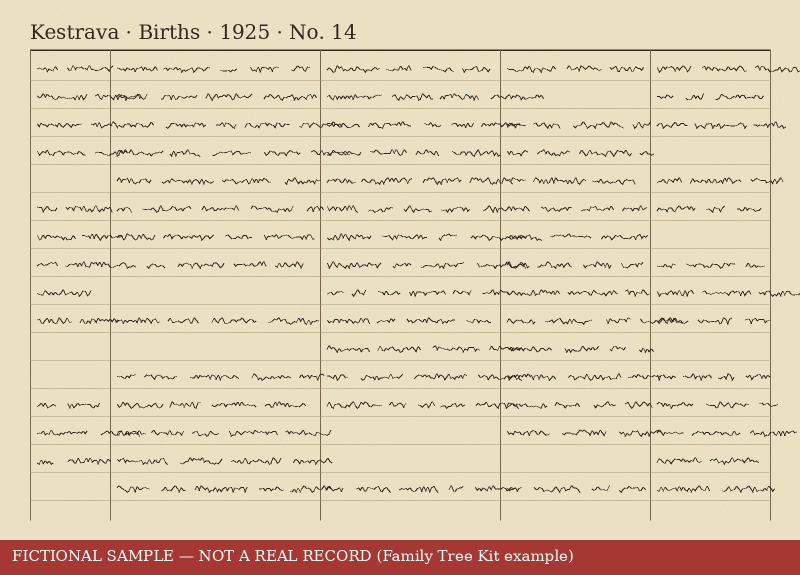
#> input picture site/example/data/records/ashdown/1925_Kestrava_B_akt14_scan009_S1.jpg, 1600 x 1150 px, given in place of ashdown, which was not available (shown at 1/2 size)
$ python contact_sheet.py out.png ../site/example/data/records/ashdown
#> lines starting #> are read from the running program, lines starting #| are printed output that depends on the picture
#!/usr/bin/env python3
"""Numbered thumbnail sheet of many scans, to find the yearly index or a given act in a large unit.

    python3 tools/contact_sheet.py OUT.jpg IMG [IMG ...] [--cols 10] [--cell 180]

Labels each thumbnail with its position (1-based) and file name stem. Read the sheet with image
reading, then download/read only the pages that matter.
"""
import argparse
import os
from PIL import Image, ImageDraw, ImageOps


def main():
    ap = argparse.ArgumentParser(description=__doc__, formatter_class=argparse.RawDescriptionHelpFormatter)
    ap.add_argument("out")
    ap.add_argument("images", nargs="+")
    ap.add_argument("--cols", type=int, default=10)
    ap.add_argument("--cell", type=int, default=180)
    a = ap.parse_args()
    cw, ch = a.cell, int(a.cell * 0.8)
    rows = (len(a.images) + a.cols - 1) // a.cols
    sheet = Image.new("L", (a.cols * (cw + 6), rows * (ch + 18)), 255)
#> sheet: PIL image 1860x162 L; every value is 255
    d = ImageDraw.Draw(sheet)
    for i, p in enumerate(a.images):
        try:
            im = ImageOps.exif_transpose(Image.open(p)).convert("L")
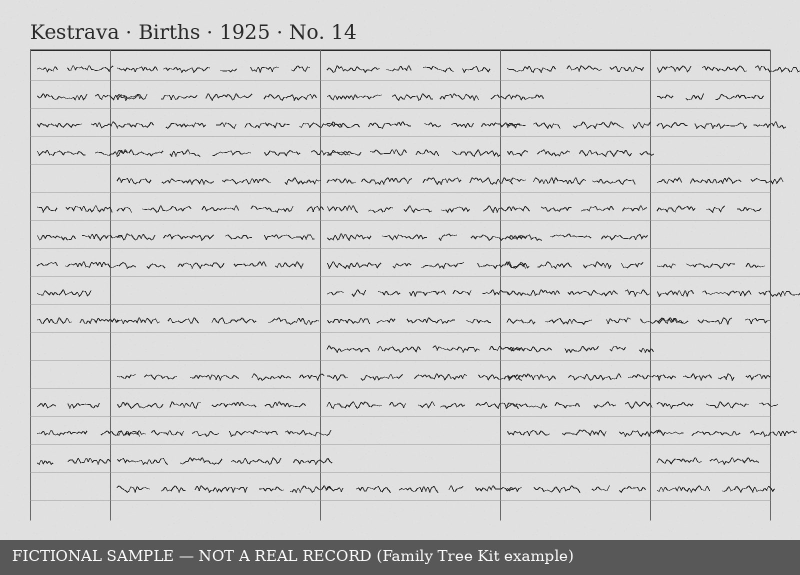
#> im: PIL image 1600x1150 L (shown at 1/2 size); min 13, max 255, mean 209.4
        except Exception as e:  # noqa: BLE001
            print("skip", p, e)
            continue
        im.thumbnail((cw, ch))
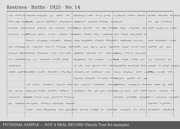
#> im: PIL image 180x129 L; min 81, max 232, mean 209.4
        x, y = (i % a.cols) * (cw + 6), (i // a.cols) * (ch + 18)
        sheet.paste(im, (x, y + 16))
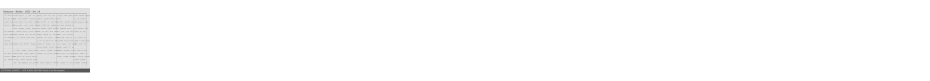
#> sheet: PIL image 1860x162 L (shown at 1/2 size); min 81, max 255, mean 251.5
        d.text((x + 2, y + 2), f"{i + 1} {os.path.splitext(os.path.basename(p))[0][:22]}", fill=0)
    sheet.save(a.out, quality=85)
    print(a.out, sheet.size)
#| out.png (1860, 162)


if __name__ == "__main__":
    main()

$ run again, on site/example/data/records/ashdown/1948_PortSallow_manifest_line17_S4.jpg
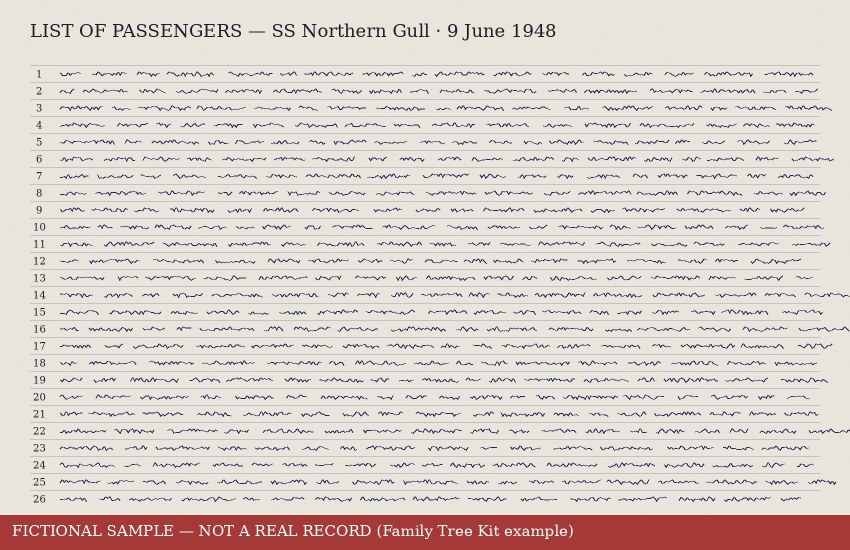
#> input picture site/example/data/records/ashdown/1948_PortSallow_manifest_line17_S4.jpg, 1700 x 1100 px, given in place of ashdown, which was not available (shown at 1/2 size)
#> in main, `im.thumbnail((cw, ch))`:
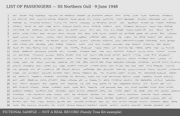
#> im: PIL image 180x116 L; min 82, max 237, mean 211.3
#> in main, `sheet.paste(im, (x, y + 16))`:
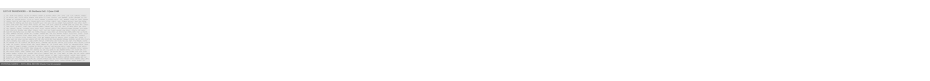
#> sheet: PIL image 1860x162 L (shown at 1/2 size); min 82, max 255, mean 252
#| out.png (1860, 162)
